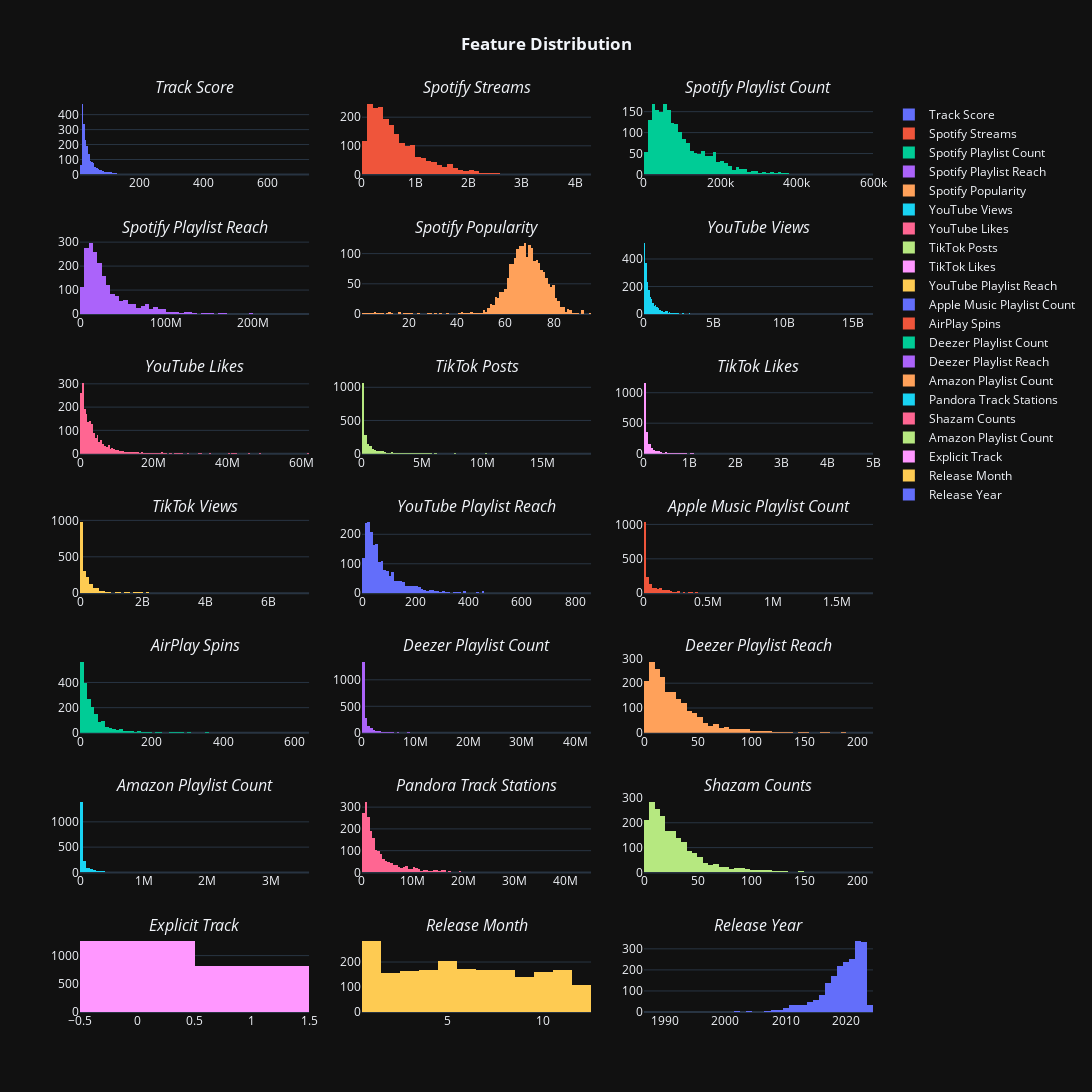

Here is the notebook cell this chart was saved with:
### Markdown cell above
# EDA

### Code cell
fig=make_subplots(rows=7,cols=3,subplot_titles=('<i>Track Score', '<i>Spotify Streams', '<i>Spotify Playlist Count', '<i>Spotify Playlist Reach', '<i>Spotify Popularity', '<i>YouTube Views', '<i>YouTube Likes', '<i>TikTok Posts', '<i>TikTok Likes', '<i>TikTok Views', '<i>YouTube Playlist Reach', '<i>Apple Music Playlist Count', '<i>AirPlay Spins', '<i>Deezer Playlist Count', '<i>Deezer Playlist Reach', '<i>Amazon Playlist Count', '<i>Pandora Track Stations', '<i>Shazam Counts', '<i>Explicit Track', '<i>Release Month', '<i>Release Year'))
fig.add_trace(go.Histogram(x=df['Track Score'],name='Track Score'),row=1,col=1)
fig.add_trace(go.Histogram(x=df['Spotify Streams'],name='Spotify Streams'),row=1,col=2)
fig.add_trace(go.Histogram(x=df['Spotify Playlist Count'],name='Spotify Playlist Count'),row=1,col=3)
fig.add_trace(go.Histogram(x=df['Spotify Playlist Reach'],name='Spotify Playlist Reach'),row=2,col=1)
fig.add_trace(go.Histogram(x=df['Spotify Popularity'],name='Spotify Popularity'),row=2,col=2)
fig.add_trace(go.Histogram(x=df['YouTube Views'],name='YouTube Views'),row=2,col=3)
fig.add_trace(go.Histogram(x=df['YouTube Likes'],name='YouTube Likes'),row=3,col=1)
fig.add_trace(go.Histogram(x=df['TikTok Posts'],name='TikTok Posts'),row=3,col=2)
fig.add_trace(go.Histogram(x=df['TikTok Likes'],name='TikTok Likes'),row=3,col=3)
fig.add_trace(go.Histogram(x=df['YouTube Playlist Reach'],name='YouTube Playlist Reach'),row=4,col=1)
fig.add_trace(go.Histogram(x=df['Apple Music Playlist Count'],name='Apple Music Playlist Count'),row=4,col=2)
fig.add_trace(go.Histogram(x=df['AirPlay Spins'],name='AirPlay Spins'),row=4,col=3)
fig.add_trace(go.Histogram(x=df['Deezer Playlist Count'],name='Deezer Playlist Count'),row=5,col=1)
fig.add_trace(go.Histogram(x=df['Deezer Playlist Reach'],name='Deezer Playlist Reach'),row=5,col=2)
fig.add_trace(go.Histogram(x=df['Amazon Playlist Count'],name='Amazon Playlist Count'),row=5,col=3)
fig.add_trace(go.Histogram(x=df['Pandora Track Stations'],name='Pandora Track Stations'),row=6,col=1)
fig.add_trace(go.Histogram(x=df['Shazam Counts'],name='Shazam Counts'),row=6,col=2)
fig.add_trace(go.Histogram(x=df['Amazon Playlist Count'],name='Amazon Playlist Count'),row=6,col=3)
fig.add_trace(go.Histogram(x=df['Explicit Track'],name='Explicit Track'),row=7,col=1)
fig.add_trace(go.Histogram(x=df['Release Month'],name='Release Month'),row=7,col=2)
fig.add_trace(go.Histogram(x=df['Release Year'],name='Release Year'),row=7,col=3)
fig.update_layout(height=1200,width=1200,title_text='<b>Feature Distribution')
fig.update_layout(template='plotly_dark',title_x=0.5)

### Figure 1 — Plotly figure (JSON) as saved in the notebook; plotly's stock layout.template omitted (floating-point values rounded to 4 significant figures; data arrays with more than 128 entries replaced by an {"elided": "..."} marker saying what was removed)
{"data": [{"name": "Track Score", "type": "histogram", "x": {"elided": "2070 float values"}, "xaxis": "x", "yaxis": "y"}, {"name": "Spotify Streams", "type": "histogram", "x": {"elided": "2070 float values"}, "xaxis": "x2", "yaxis": "y2"}, {"name": "Spotify Playlist Count", "type": "histogram", "x": {"elided": "2070 float values"}, "xaxis": "x3", "yaxis": "y3"}, {"name": "Spotify Playlist Reach", "type": "histogram", "x": {"elided": "2070 float values"}, "xaxis": "x4", "yaxis": "y4"}, {"name": "Spotify Popularity", "type": "histogram", "x": {"elided": "2070 float values"}, "xaxis": "x5", "yaxis": "y5"}, {"name": "YouTube Views", "type": "histogram", "x": {"elided": "2070 float values"}, "xaxis": "x6", "yaxis": "y6"}, {"name": "YouTube Likes", "type": "histogram", "x": {"elided": "2070 float values"}, "xaxis": "x7", "yaxis": "y7"}, {"name": "TikTok Posts", "type": "histogram", "x": {"elided": "2070 float values"}, "xaxis": "x8", "yaxis": "y8"}, {"name": "TikTok Likes", "type": "histogram", "x": {"elided": "2070 float values"}, "xaxis": "x9", "yaxis": "y9"}, {"name": "YouTube Playlist Reach", "type": "histogram", "x": {"elided": "2070 float values"}, "xaxis": "x10", "yaxis": "y10"}, {"name": "Apple Music Playlist Count", "type": "histogram", "x": {"elided": "2070 float values"}, "xaxis": "x11", "yaxis": "y11"}, {"name": "AirPlay Spins", "type": "histogram", "x": {"elided": "2070 float values"}, "xaxis": "x12", "yaxis": "y12"}, {"name": "Deezer Playlist Count", "type": "histogram", "x": {"elided": "2070 float values"}, "xaxis": "x13", "yaxis": "y13"}, {"name": "Deezer Playlist Reach", "type": "histogram", "x": {"elided": "2070 float values"}, "xaxis": "x14", "yaxis": "y14"}, {"name": "Amazon Playlist Count", "type": "histogram", "x": {"elided": "2070 float values"}, "xaxis": "x15", "yaxis": "y15"}, {"name": "Pandora Track Stations", "type": "histogram", "x": {"elided": "2070 float values"}, "xaxis": "x16", "yaxis": "y16"}, {"name": "Shazam Counts", "type": "histogram", "x": {"elided": "2070 float values"}, "xaxis": "x17", "yaxis": "y17"}, {"name": "Amazon Playlist Count", "type": "histogram", "x": {"elided": "2070 float values"}, "xaxis": "x18", "yaxis": "y18"}, {"name": "Explicit Track", "type": "histogram", "x": {"elided": "2070 int values"}, "xaxis": "x19", "yaxis": "y19"}, {"name": "Release Month", "type": "histogram", "x": {"elided": "2070 int values"}, "xaxis": "x20", "yaxis": "y20"}, {"name": "Release Year", "type": "histogram", "x": {"elided": "2070 int values"}, "xaxis": "x21", "yaxis": "y21"}], "layout": {"annotations": [{"font": {"size": 16}, "showarrow": false, "text": "<i>Track Score", "x": 0.1444, "xanchor": "center", "xref": "paper", "y": 1.0, "yanchor": "bottom", "yref": "paper"}, {"font": {"size": 16}, "showarrow": false, "text": "<i>Spotify Streams", "x": 0.5, "xanchor": "center", "xref": "paper", "y": 1.0, "yanchor": "bottom", "yref": "paper"}, {"font": {"size": 16}, "showarrow": false, "text": "<i>Spotify Playlist Count", "x": 0.8556, "xanchor": "center", "xref": "paper", "y": 1.0, "yanchor": "bottom", "yref": "paper"}, {"font": {"size": 16}, "showarrow": false, "text": "<i>Spotify Playlist Reach", "x": 0.1444, "xanchor": "center", "xref": "paper", "y": 0.8469, "yanchor": "bottom", "yref": "paper"}, {"font": {"size": 16}, "showarrow": false, "text": "<i>Spotify Popularity", "x": 0.5, "xanchor": "center", "xref": "paper", "y": 0.8469, "yanchor": "bottom", "yref": "paper"}, {"font": {"size": 16}, "showarrow": false, "text": "<i>YouTube Views", "x": 0.8556, "xanchor": "center", "xref": "paper", "y": 0.8469, "yanchor": "bottom", "yref": "paper"}, {"font": {"size": 16}, "showarrow": false, "text": "<i>YouTube Likes", "x": 0.1444, "xanchor": "center", "xref": "paper", "y": 0.6939, "yanchor": "bottom", "yref": "paper"}, {"font": {"size": 16}, "showarrow": false, "text": "<i>TikTok Posts", "x": 0.5, "xanchor": "center", "xref": "paper", "y": 0.6939, "yanchor": "bottom", "yref": "paper"}, {"font": {"size": 16}, "showarrow": false, "text": "<i>TikTok Likes", "x": 0.8556, "xanchor": "center", "xref": "paper", "y": 0.6939, "yanchor": "bottom", "yref": "paper"}, {"font": {"size": 16}, "showarrow": false, "text": "<i>TikTok Views", "x": 0.1444, "xanchor": "center", "xref": "paper", "y": 0.5408, "yanchor": "bottom", "yref": "paper"}, {"font": {"size": 16}, "showarrow": false, "text": "<i>YouTube Playlist Reach", "x": 0.5, "xanchor": "center", "xref": "paper", "y": 0.5408, "yanchor": "bottom", "yref": "paper"}, {"font": {"size": 16}, "showarrow": false, "text": "<i>Apple Music Playlist Count", "x": 0.8556, "xanchor": "center", "xref": "paper", "y": 0.5408, "yanchor": "bottom", "yref": "paper"}, {"font": {"size": 16}, "showarrow": false, "text": "<i>AirPlay Spins", "x": 0.1444, "xanchor": "center", "xref": "paper", "y": 0.3878, "yanchor": "bottom", "yref": "paper"}, {"font": {"size": 16}, "showarrow": false, "text": "<i>Deezer Playlist Count", "x": 0.5, "xanchor": "center", "xref": "paper", "y": 0.3878, "yanchor": "bottom", "yref": "paper"}, {"font": {"size": 16}, "showarrow": false, "text": "<i>Deezer Playlist Reach", "x": 0.8556, "xanchor": "center", "xref": "paper", "y": 0.3878, "yanchor": "bottom", "yref": "paper"}, {"font": {"size": 16}, "showarrow": false, "text": "<i>Amazon Playlist Count", "x": 0.1444, "xanchor": "center", "xref": "paper", "y": 0.2347, "yanchor": "bottom", "yref": "paper"}, {"font": {"size": 16}, "showarrow": false, "text": "<i>Pandora Track Stations", "x": 0.5, "xanchor": "center", "xref": "paper", "y": 0.2347, "yanchor": "bottom", "yref": "paper"}, {"font": {"size": 16}, "showarrow": false, "text": "<i>Shazam Counts", "x": 0.8556, "xanchor": "center", "xref": "paper", "y": 0.2347, "yanchor": "bottom", "yref": "paper"}, {"font": {"size": 16}, "showarrow": false, "text": "<i>Explicit Track", "x": 0.1444, "xanchor": "center", "xref": "paper", "y": 0.08163, "yanchor": "bottom", "yref": "paper"}, {"font": {"size": 16}, "showarrow": false, "text": "<i>Release Month", "x": 0.5, "xanchor": "center", "xref": "paper", "y": 0.08163, "yanchor": "bottom", "yref": "paper"}, {"font": {"size": 16}, "showarrow": false, "text": "<i>Release Year", "x": 0.8556, "xanchor": "center", "xref": "paper", "y": 0.08163, "yanchor": "bottom", "yref": "paper"}], "height": 1200, "title": {"text": "<b>Feature Distribution", "x": 0.5}, "width": 1200, "xaxis": {"anchor": "y", "domain": [0, 0.2889]}, "xaxis10": {"anchor": "y10", "domain": [0, 0.2889]}, "xaxis11": {"anchor": "y11", "domain": [0.3556, 0.6444]}, "xaxis12": {"anchor": "y12", "domain": [0.7111, 1]}, "xaxis13": {"anchor": "y13", "domain": [0, 0.2889]}, "xaxis14": {"anchor": "y14", "domain": [0.3556, 0.6444]}, "xaxis15": {"anchor": "y15", "domain": [0.7111, 1]}, "xaxis16": {"anchor": "y16", "domain": [0, 0.2889]}, "xaxis17": {"anchor": "y17", "domain": [0.3556, 0.6444]}, "xaxis18": {"anchor": "y18", "domain": [0.7111, 1]}, "xaxis19": {"anchor": "y19", "domain": [0, 0.2889]}, "xaxis2": {"anchor": "y2", "domain": [0.3556, 0.6444]}, "xaxis20": {"anchor": "y20", "domain": [0.3556, 0.6444]}, "xaxis21": {"anchor": "y21", "domain": [0.7111, 1]}, "xaxis3": {"anchor": "y3", "domain": [0.7111, 1]}, "xaxis4": {"anchor": "y4", "domain": [0, 0.2889]}, "xaxis5": {"anchor": "y5", "domain": [0.3556, 0.6444]}, "xaxis6": {"anchor": "y6", "domain": [0.7111, 1]}, "xaxis7": {"anchor": "y7", "domain": [0, 0.2889]}, "xaxis8": {"anchor": "y8", "domain": [0.3556, 0.6444]}, "xaxis9": {"anchor": "y9", "domain": [0.7111, 1]}, "yaxis": {"anchor": "x", "domain": [0.9184, 1.0]}, "yaxis10": {"anchor": "x10", "domain": [0.4592, 0.5408]}, "yaxis11": {"anchor": "x11", "domain": [0.4592, 0.5408]}, "yaxis12": {"anchor": "x12", "domain": [0.4592, 0.5408]}, "yaxis13": {"anchor": "x13", "domain": [0.3061, 0.3878]}, "yaxis14": {"anchor": "x14", "domain": [0.3061, 0.3878]}, "yaxis15": {"anchor": "x15", "domain": [0.3061, 0.3878]}, "yaxis16": {"anchor": "x16", "domain": [0.1531, 0.2347]}, "yaxis17": {"anchor": "x17", "domain": [0.1531, 0.2347]}, "yaxis18": {"anchor": "x18", "domain": [0.1531, 0.2347]}, "yaxis19": {"anchor": "x19", "domain": [0, 0.08163]}, "yaxis2": {"anchor": "x2", "domain": [0.9184, 1.0]}, "yaxis20": {"anchor": "x20", "domain": [0, 0.08163]}, "yaxis21": {"anchor": "x21", "domain": [0, 0.08163]}, "yaxis3": {"anchor": "x3", "domain": [0.9184, 1.0]}, "yaxis4": {"anchor": "x4", "domain": [0.7653, 0.8469]}, "yaxis5": {"anchor": "x5", "domain": [0.7653, 0.8469]}, "yaxis6": {"anchor": "x6", "domain": [0.7653, 0.8469]}, "yaxis7": {"anchor": "x7", "domain": [0.6122, 0.6939]}, "yaxis8": {"anchor": "x8", "domain": [0.6122, 0.6939]}, "yaxis9": {"anchor": "x9", "domain": [0.6122, 0.6939]}}}
